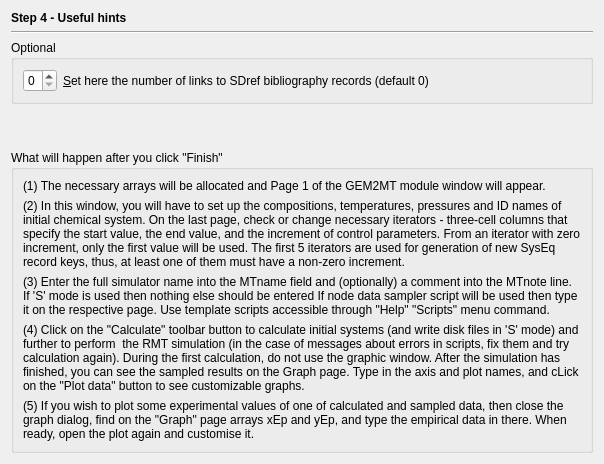
     <widget class="QWidget" name="page_4">
      <layout class="QGridLayout">
       <item row="0" column="0">
        <widget class="QLabel" name="label_3">
         <property name="sizePolicy">
          <sizepolicy hsizetype="Preferred" vsizetype="Fixed">
           <horstretch>0</horstretch>
           <verstretch>0</verstretch>
          </sizepolicy>
         </property>
         <property name="font">
          <font>
           <weight>75</weight>
           <bold>true</bold>
          </font>
         </property>
         <property name="text">
          <string>Step 4 - Useful hints</string>
         </property>
        </widget>
       </item>
       <item row="1" column="0">
        <widget class="Line" name="line_4">
         <property name="orientation">
          <enum>Qt::Horizontal</enum>
         </property>
        </widget>
       </item>
       <item row="2" column="0">
        <widget class="QGroupBox" name="groupBox_5">
         <property name="sizePolicy">
          <sizepolicy hsizetype="Preferred" vsizetype="Minimum">
           <horstretch>0</horstretch>
           <verstretch>0</verstretch>
          </sizepolicy>
         </property>
         <property name="title">
          <string>Optional</string>
         </property>
         <layout class="QGridLayout">
          <item row="0" column="0">
           <widget class="QSpinBox" name="spinBox18">
            <property name="sizePolicy">
             <sizepolicy hsizetype="Fixed" vsizetype="Fixed">
              <horstretch>0</horstretch>
              <verstretch>0</verstretch>
             </sizepolicy>
            </property>
            <property name="maximum">
             <number>4</number>
            </property>
           </widget>
          </item>
          <item row="0" column="1">
           <widget class="QLabel" name="textLabel11">
            <property name="text">
             <string>&amp;Set here the number of links to SDref bibliography records (default 0)</string>
            </property>
            <property name="wordWrap">
             <bool>false</bool>
            </property>
            <property name="buddy">
             <cstring>spinBox18</cstring>
            </property>
           </widget>
          </item>
         </layout>
        </widget>
       </item>
       <item row="3" column="0">
        <spacer>
         <property name="orientation">
          <enum>Qt::Vertical</enum>
         </property>
         <property name="sizeHint" stdset="0">
          <size>
           <width>20</width>
           <height>40</height>
          </size>
         </property>
        </spacer>
       </item>
       <item row="4" column="0">
        <widget class="QGroupBox" name="groupBox_6">
         <property name="title">
          <string>What will happen after you click &quot;Finish&quot;</string>
         </property>
         <layout class="QGridLayout">
          <item row="0" column="0">
           <widget class="QLabel" name="textLabel13">
            <property name="text">
             <string>(1) The necessary arrays will be allocated and Page 1 of the GEM2MT module window will appear.</string>
            </property>
            <property name="alignment">
             <set>Qt::AlignVCenter</set>
            </property>
            <property name="wordWrap">
             <bool>true</bool>
            </property>
           </widget>
          </item>
          <item row="1" column="0">
           <widget class="QLabel" name="textLabel12">
            <property name="text">
             <string>(2) In this window, you will have to set up the compositions, temperatures, pressures and ID names of initial chemical system. On the last page, check or change necessary iterators - three-cell columns that specify the start value, the end value, and the increment of control parameters. From an iterator with zero increment, only the first value will be used. The first 5 iterators are used for generation of new SysEq record keys, thus, at least one of them must have a non-zero increment.</string>
            </property>
            <property name="alignment">
             <set>Qt::AlignVCenter</set>
            </property>
            <property name="wordWrap">
             <bool>true</bool>
            </property>
           </widget>
          </item>
          <item row="2" column="0">
           <widget class="QLabel" name="textLabel14">
            <property name="text">
             <string>(3) Enter the full simulator name into the MTname field and (optionally) a comment into the MTnote line. If 'S' mode is used then nothing else should be entered If node data sampler script will be used then type it on the respective page. Use template scripts accessible through &quot;Help&quot; &quot;Scripts&quot; menu command.</string>
            </property>
            <property name="alignment">
             <set>Qt::AlignVCenter</set>
            </property>
            <property name="wordWrap">
             <bool>true</bool>
            </property>
           </widget>
          </item>
          <item row="3" column="0">
           <widget class="QLabel" name="textLabel15">
            <property name="text">
             <string>(4) Click on the &quot;Calculate&quot; toolbar button to calculate initial systems (and write disk files in 'S' mode) and further to perform  the RMT simulation (in the case of messages about errors in scripts, fix them and try calculation again). During the first calculation, do not use the graphic window. After the simulation has finished, you can see the sampled results on the Graph page. Type in the axis and plot names, and cLick on the &quot;Plot data&quot; button to see customizable graphs.</string>
            </property>
            <property name="alignment">
             <set>Qt::AlignVCenter</set>
            </property>
            <property name="wordWrap">
             <bool>true</bool>
            </property>
           </widget>
          </item>
          <item row="4" column="0">
           <widget class="QLabel" name="textLabel13_2">
            <property name="text">
             <string>(5) If you wish to plot some experimental values of one of calculated and sampled data, then close the graph dialog, find on the &quot;Graph&quot; page arrays xEp and yEp, and type the empirical data in there. When ready, open the plot again and customise it.</string>
            </property>
            <property name="alignment">
             <set>Qt::AlignVCenter</set>
            </property>
            <property name="wordWrap">
             <bool>true</bool>
            </property>
           </widget>
          </item>
         </layout>
        </widget>
       </item>
      </layout>
     </widget>
